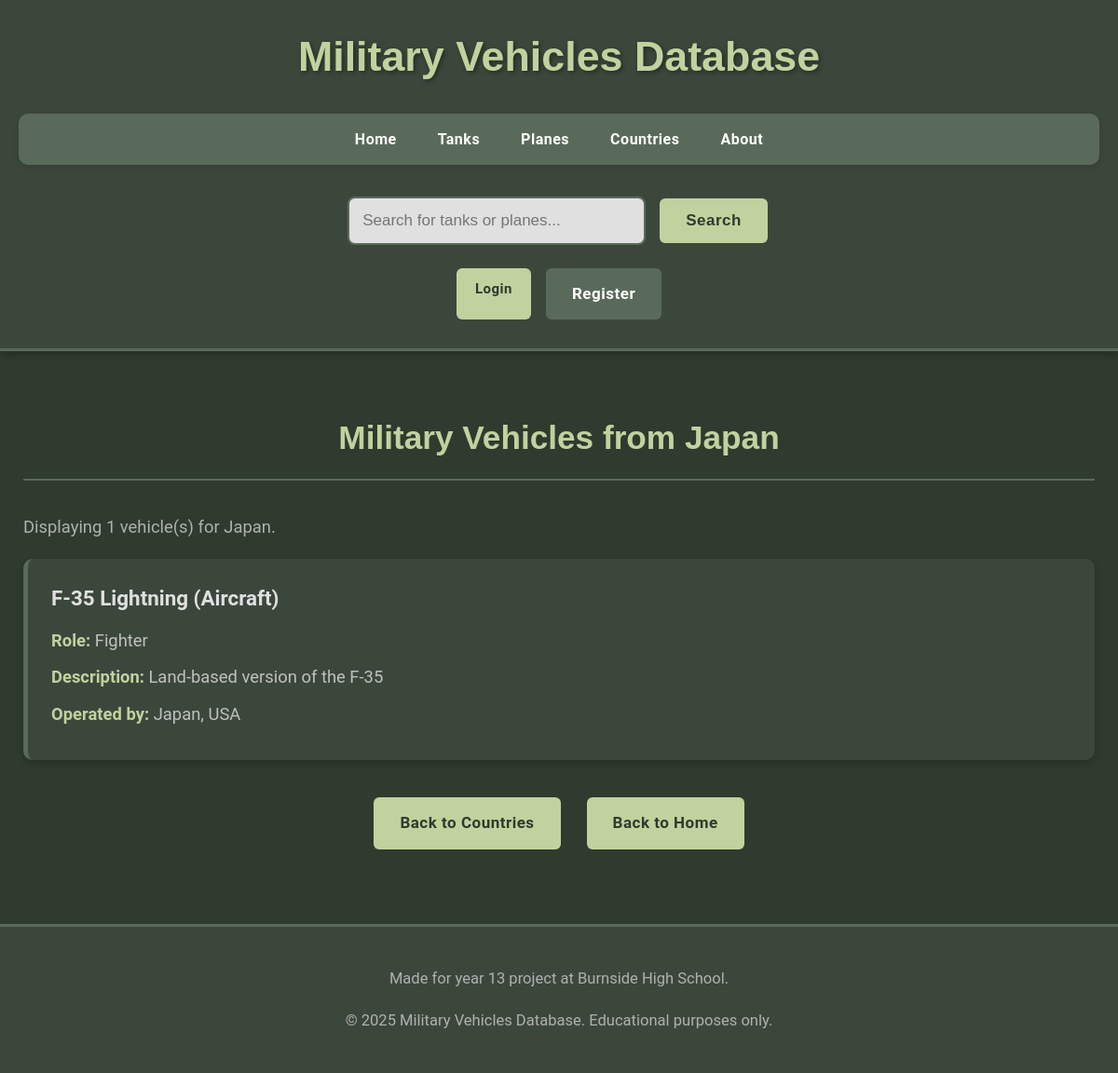
/countries/1, run on an earlier commit of the app's database.
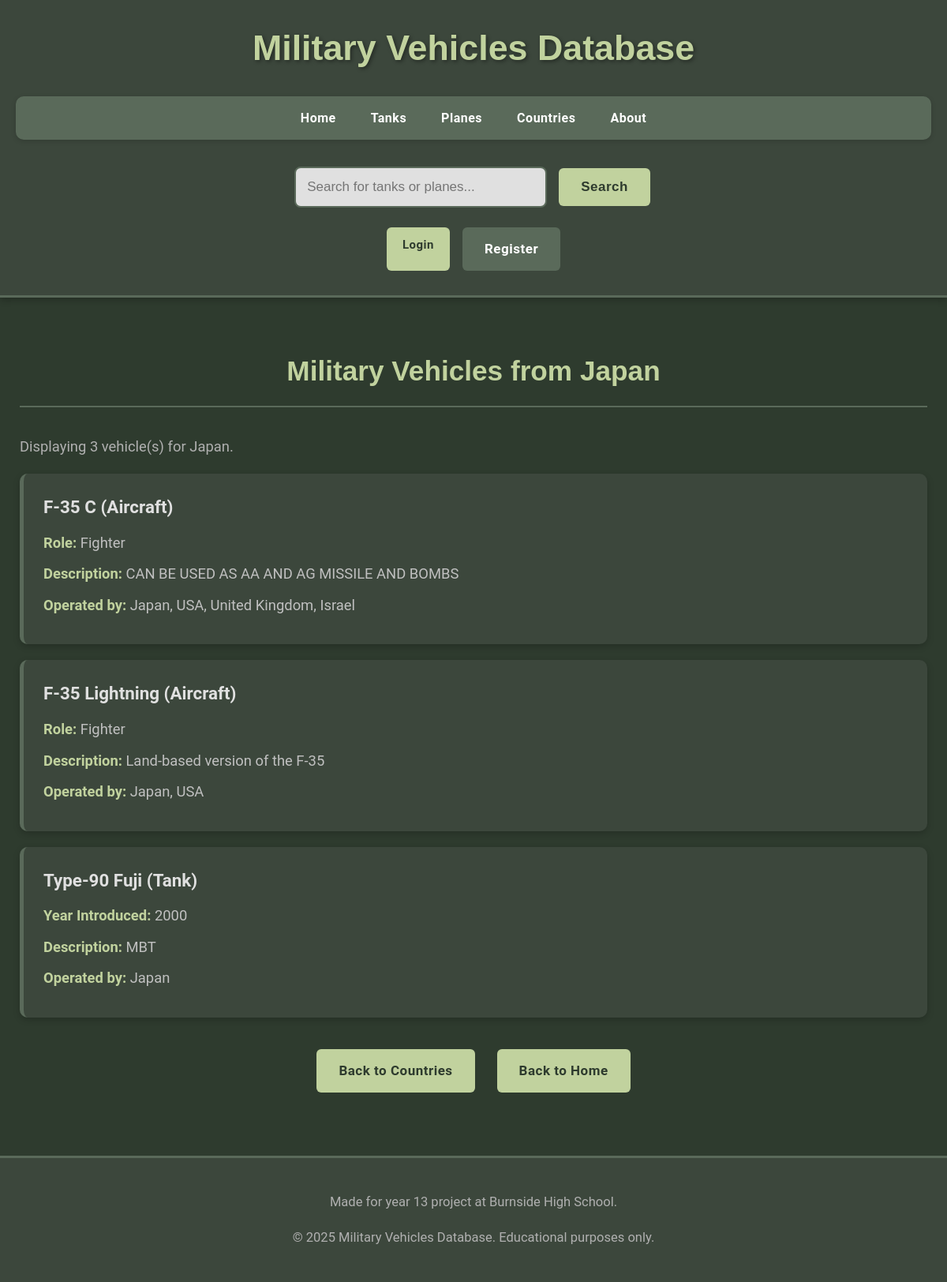
And on a later commit of the database.
### app/models.py (models this page shows, shortened)
class Plane(db.Model):
    __tablename__ = 'plane'
    id = db.Column(db.Integer, primary_key=True)
    name = db.Column(db.String(100), nullable=False, unique=True)
    role = db.Column(db.String(50))
    description = db.Column(db.Text)
    type = db.Column(db.String(50), default='Aircraft')
    countries = db.relationship('Country', secondary=plane_countries, lazy=True,
                                backref=db.backref('planes', lazy=True))

class Country(db.Model):
    __tablename__ = 'country'
    id = db.Column(db.Integer, primary_key=True)
    name = db.Column(db.String(100), nullable=False, unique=True)

class Tank(db.Model):
    __tablename__ = 'tank'
    id = db.Column(db.Integer, primary_key=True)
    name = db.Column(db.String(100), nullable=False, unique=True)
    description = db.Column(db.Text)
    year_introduced = db.Column(db.Integer)
    type = db.Column(db.String(50), default='Tank')
    countries = db.relationship('Country', secondary=tank_countries, lazy=True,
                                backref=db.backref('tanks', lazy=True))

### app/routes.py (the view)
@app.route('/countries/<int:country_id>')
def vehicles_by_country(country_id):
    country = Country.query.get_or_404(country_id)
    tanks = country.tanks  # This is already a list of Tank objects
    planes = country.planes  # This is already a list of Plane objects
    all_vehicles = sorted(list(tanks) + list(planes), key=lambda v: v.name)
    return render_template('vehicles_by_country.html', country=country, vehicles=all_vehicles)

### app/templates/vehicles_by_country.html (shortened to what this page needs)
<!DOCTYPE html>
{% extends "layout.html" %}
{% block content %}
<h2>Military Vehicles from {{ country.name }}</h2>
{% if vehicles %}
    <p>Displaying {{ vehicles|length }} vehicle(s) for {{ country.name }}.</p>
    <div class="vehicle-list">
        {% for vehicle in vehicles %}
            <div class="weapon-item">
                <h3>{{ vehicle.name }} ({{ vehicle.type }})</h3>
                {% if vehicle.role %}<p><strong>Role:</strong> {{ vehicle.role }}</p>{% endif %}
                {% if vehicle.year_introduced %}<p><strong>Year Introduced:</strong> {{ vehicle.year_introduced }}</p>{% endif %}
                <p><strong>Description:</strong> {{ vehicle.description }}</p>
                <p><strong>Operated by:</strong>
                    {% for c in vehicle.countries %}
                        {{ c.name }}{% if not loop.last %}, {% endif %}
                    {% endfor %}
                </p>
            </div>
        {% endfor %}
    </div>
{% else %}
    <p>No vehicles found for {{ country.name }} yet.</p>
{% endif %}
<div class="navigation-buttons">
    <a href="{{ url_for('countries_list') }}" class="menu-button">Back to Countries</a>
    <a href="{{ url_for('homepage') }}" class="menu-button">Back to Home</a>
</div>
{% endblock %}

What changed in the data, as far as the page shows it:
added Plane: name "F-35 C", type "Aircraft", role "Fighter", description "CAN BE USED AS AA AND AG MISSILE AND BOMBS", Country (name "Japan"), Country (name "USA")
now on this page (row unchanged): Country: name "United Kingdom", shown under "F-35 C"
now on this page (row unchanged): Country: name "Israel", shown under "F-35 C"
added Tank: name "Type-90 Fuji", type "Tank", year_introduced "2000", description "MBT", Country (name "Japan")
Also different on the page:
{{ vehicles|length }}: "1" → "3"
